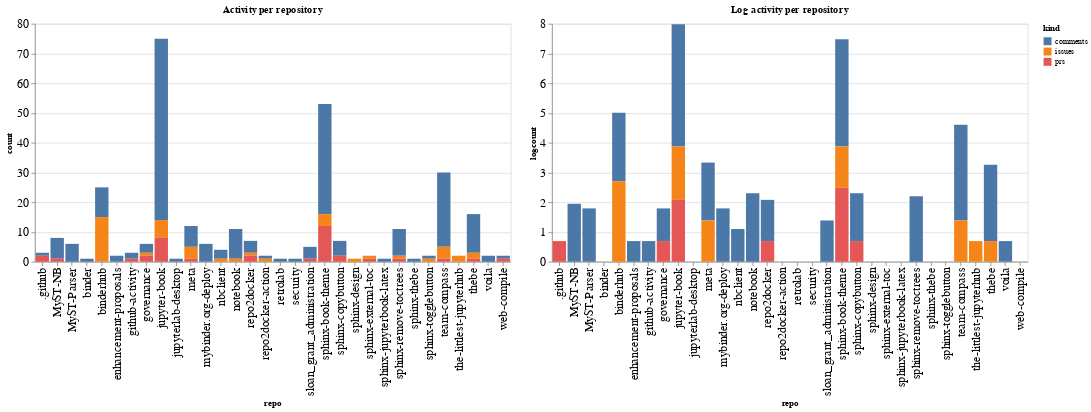

The notebook cell this image was saved under:
### Code cell
ch1 = alt.Chart(repo_summaries, width=600, title="Activity per repository").mark_bar().encode(
    x='repo',
    y='count',
    color='kind',
    tooltip="kind"
)

ch2 = alt.Chart(repo_summaries, width=600, title="Log activity per repository").mark_bar().encode(
    x='repo',
    y='logcount',
    color='kind',
    tooltip="kind"
)

ch1 | ch2

### Figure 1 — Vega-Lite specification as saved in the notebook (floating-point values rounded to 4 significant figures)
{"config": {"axisLeft": {"labelFontSize": 15}, "axisBottom": {"labelFontSize": 15}}, "hconcat": [{"mark": "bar", "encoding": {"color": {"type": "nominal", "field": "kind"}, "tooltip": {"type": "nominal", "field": "kind"}, "x": {"type": "nominal", "field": "repo"}, "y": {"type": "quantitative", "field": "count"}}, "title": "Activity per repository", "width": 600}, {"mark": "bar", "encoding": {"color": {"type": "nominal", "field": "kind"}, "tooltip": {"type": "nominal", "field": "kind"}, "x": {"type": "nominal", "field": "repo"}, "y": {"type": "quantitative", "field": "logcount"}}, "title": "Log activity per repository", "width": 600}], "data": {"name": "data-2d10d6d6c3006c70b231d2e5077c2f98"}, "$schema": "https://vega.github.io/schema/vega-lite/v4.8.1.json", "datasets": {"data-2d10d6d6c3006c70b231d2e5077c2f98": [{"repo": ".github", "kind": "comments", "count": 1, "logcount": 0.0}, {"repo": ".github", "kind": "prs", "count": 2, "logcount": 0.6931}, {"repo": "MyST-NB", "kind": "comments", "count": 7, "logcount": 1.946}, {"repo": "MyST-NB", "kind": "prs", "count": 1, "logcount": 0.0}, {"repo": "MyST-Parser", "kind": "comments", "count": 6, "logcount": 1.792}, {"repo": "binder", "kind": "comments", "count": 1, "logcount": 0.0}, {"repo": "binderhub", "kind": "comments", "count": 10, "logcount": 2.303}, {"repo": "binderhub", "kind": "issues", "count": 15, "logcount": 2.708}, {"repo": "enhancement-proposals", "kind": "comments", "count": 2, "logcount": 0.6931}, {"repo": "github-activity", "kind": "comments", "count": 2, "logcount": 0.6931}, {"repo": "github-activity", "kind": "prs", "count": 1, "logcount": 0.0}, {"repo": "governance", "kind": "comments", "count": 3, "logcount": 1.099}, {"repo": "governance", "kind": "issues", "count": 1, "logcount": 0.0}, {"repo": "governance", "kind": "prs", "count": 2, "logcount": 0.6931}, {"repo": "jupyter-book", "kind": "comments", "count": 61, "logcount": 4.111}, {"repo": "jupyter-book", "kind": "issues", "count": 6, "logcount": 1.792}, {"repo": "jupyter-book", "kind": "prs", "count": 8, "logcount": 2.079}, {"repo": "jupyterlab-desktop", "kind": "comments", "count": 1, "logcount": 0.0}, {"repo": "meta", "kind": "comments", "count": 7, "logcount": 1.946}, {"repo": "meta", "kind": "issues", "count": 4, "logcount": 1.386}, {"repo": "meta", "kind": "prs", "count": 1, "logcount": 0.0}, {"repo": "mybinder.org-deploy", "kind": "comments", "count": 6, "logcount": 1.792}, {"repo": "nbclient", "kind": "comments", "count": 3, "logcount": 1.099}, {"repo": "nbclient", "kind": "issues", "count": 1, "logcount": 0.0}, {"repo": "notebook", "kind": "comments", "count": 10, "logcount": 2.303}, {"repo": "notebook", "kind": "issues", "count": 1, "logcount": 0.0}, {"repo": "repo2docker", "kind": "comments", "count": 4, "logcount": 1.386}, {"repo": "repo2docker", "kind": "issues", "count": 1, "logcount": 0.0}, {"repo": "repo2docker", "kind": "prs", "count": 2, "logcount": 0.6931}, {"repo": "repo2docker-action", "kind": "comments", "count": 1, "logcount": 0.0}, {"repo": "repo2docker-action", "kind": "issues", "count": 1, "logcount": 0.0}, {"repo": "retrolab", "kind": "comments", "count": 1, "logcount": 0.0}, {"repo": "security", "kind": "comments", "count": 1, "logcount": 0.0}, {"repo": "sloan_grant_administration", "kind": "comments", "count": 4, "logcount": 1.386}, {"repo": "sloan_grant_administration", "kind": "prs", "count": 1, "logcount": 0.0}, {"repo": "sphinx-book-theme", "kind": "comments", "count": 37, "logcount": 3.611}, {"repo": "sphinx-book-theme", "kind": "issues", "count": 4, "logcount": 1.386}, {"repo": "sphinx-book-theme", "kind": "prs", "count": 12, "logcount": 2.485}, {"repo": "sphinx-copybutton", "kind": "comments", "count": 5, "logcount": 1.609}, {"repo": "sphinx-copybutton", "kind": "prs", "count": 2, "logcount": 0.6931}, {"repo": "sphinx-design", "kind": "issues", "count": 1, "logcount": 0.0}, {"repo": "sphinx-external-toc", "kind": "issues", "count": 1, "logcount": 0.0}, {"repo": "sphinx-external-toc", "kind": "prs", "count": 1, "logcount": 0.0}, {"repo": "sphinx-jupyterbook-latex", "kind": "comments", "count": 1, "logcount": 0.0}, {"repo": "sphinx-remove-toctrees", "kind": "comments", "count": 9, "logcount": 2.197}, {"repo": "sphinx-remove-toctrees", "kind": "issues", "count": 1, "logcount": 0.0}, {"repo": "sphinx-remove-toctrees", "kind": "prs", "count": 1, "logcount": 0.0}, {"repo": "sphinx-thebe", "kind": "comments", "count": 1, "logcount": 0.0}, {"repo": "sphinx-togglebutton", "kind": "comments", "count": 1, "logcount": 0.0}, {"repo": "sphinx-togglebutton", "kind": "issues", "count": 1, "logcount": 0.0}, {"repo": "team-compass", "kind": "comments", "count": 25, "logcount": 3.219}, {"repo": "team-compass", "kind": "issues", "count": 4, "logcount": 1.386}, {"repo": "team-compass", "kind": "prs", "count": 1, "logcount": 0.0}, {"repo": "the-littlest-jupyterhub", "kind": "issues", "count": 2, "logcount": 0.6931}, {"repo": "thebe", "kind": "comments", "count": 13, "logcount": 2.565}, {"repo": "thebe", "kind": "issues", "count": 2, "logcount": 0.6931}, {"repo": "thebe", "kind": "prs", "count": 1, "logcount": 0.0}, {"repo": "voila", "kind": "comments", "count": 2, "logcount": 0.6931}, {"repo": "web-compile", "kind": "comments", "count": 1, "logcount": 0.0}, {"repo": "web-compile", "kind": "prs", "count": 1, "logcount": 0.0}]}}
